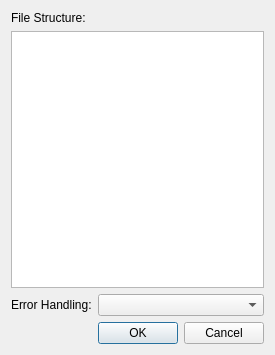
<?xml version="1.0" encoding="UTF-8"?>
<ui version="4.0">
 <class>FileReaderNodeDialog</class>
 <widget class="QWidget" name="FileReaderNodeDialog">
  <property name="geometry">
   <rect>
    <x>0</x>
    <y>0</y>
    <width>275</width>
    <height>355</height>
   </rect>
  </property>
  <property name="minimumSize">
   <size>
    <width>275</width>
    <height>355</height>
   </size>
  </property>
  <property name="maximumSize">
   <size>
    <width>275</width>
    <height>355</height>
   </size>
  </property>
  <property name="windowTitle">
   <string>File Reader Editor</string>
  </property>
  <layout class="QVBoxLayout" name="verticalLayout">
   <item>
    <widget class="QLabel" name="m_structureLabel">
     <property name="text">
      <string>File Structure:</string>
     </property>
    </widget>
   </item>
   <item>
    <widget class="Spire::FileReaderNodeStructureTable" name="m_structureTable">
     <property name="showDropIndicator" stdset="0">
      <bool>true</bool>
     </property>
     <property name="dragEnabled">
      <bool>true</bool>
     </property>
     <property name="dragDropOverwriteMode">
      <bool>false</bool>
     </property>
     <property name="dragDropMode">
      <enum>QAbstractItemView::InternalMove</enum>
     </property>
     <property name="defaultDropAction">
      <enum>Qt::MoveAction</enum>
     </property>
     <property name="alternatingRowColors">
      <bool>true</bool>
     </property>
     <property name="selectionMode">
      <enum>QAbstractItemView::SingleSelection</enum>
     </property>
     <property name="selectionBehavior">
      <enum>QAbstractItemView::SelectRows</enum>
     </property>
     <attribute name="horizontalHeaderHighlightSections">
      <bool>false</bool>
     </attribute>
     <attribute name="horizontalHeaderStretchLastSection">
      <bool>true</bool>
     </attribute>
     <attribute name="verticalHeaderVisible">
      <bool>false</bool>
     </attribute>
     <attribute name="verticalHeaderHighlightSections">
      <bool>false</bool>
     </attribute>
    </widget>
   </item>
   <item>
    <layout class="QHBoxLayout" name="m_errorHandlingLayout">
     <item>
      <widget class="QLabel" name="m_errorHandlingLabel">
       <property name="sizePolicy">
        <sizepolicy hsizetype="Fixed" vsizetype="Preferred">
         <horstretch>0</horstretch>
         <verstretch>0</verstretch>
        </sizepolicy>
       </property>
       <property name="text">
        <string>Error Handling:</string>
       </property>
      </widget>
     </item>
     <item>
      <widget class="QComboBox" name="m_errorHandlingComboBox"/>
     </item>
    </layout>
   </item>
   <item>
    <widget class="QDialogButtonBox" name="m_buttonBox">
     <property name="standardButtons">
      <set>QDialogButtonBox::Cancel|QDialogButtonBox::Ok</set>
     </property>
    </widget>
   </item>
  </layout>
 </widget>
 <customwidgets>
  <customwidget>
   <class>Spire::FileReaderNodeStructureTable</class>
   <extends>QTableWidget</extends>
   <header>Spire/CanvasView/FileReaderNodeStructureTable.hpp</header>
  </customwidget>
 </customwidgets>
 <resources/>
 <connections/>
</ui>
